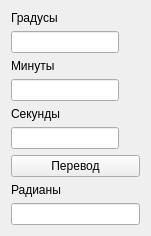
<?xml version="1.0" encoding="UTF-8"?>
<ui version="4.0">
 <class>Degisrad</class>
 <widget class="QMainWindow" name="Degisrad">
  <property name="geometry">
   <rect>
    <x>0</x>
    <y>0</y>
    <width>151</width>
    <height>221</height>
   </rect>
  </property>
  <property name="windowTitle">
   <string>DegToRad</string>
  </property>
  <widget class="QWidget" name="centralWidget">
   <layout class="QVBoxLayout" name="verticalLayout">
    <item>
     <widget class="QLabel" name="label">
      <property name="text">
       <string>Градусы</string>
      </property>
     </widget>
    </item>
    <item>
     <widget class="QLineEdit" name="line_deg">
      <property name="sizePolicy">
       <sizepolicy hsizetype="Fixed" vsizetype="Fixed">
        <horstretch>0</horstretch>
        <verstretch>0</verstretch>
       </sizepolicy>
      </property>
      <property name="maxLength">
       <number>1024</number>
      </property>
     </widget>
    </item>
    <item>
     <widget class="QLabel" name="label_3">
      <property name="text">
       <string>Минуты</string>
      </property>
     </widget>
    </item>
    <item>
     <widget class="QLineEdit" name="line_min">
      <property name="sizePolicy">
       <sizepolicy hsizetype="Fixed" vsizetype="Fixed">
        <horstretch>0</horstretch>
        <verstretch>0</verstretch>
       </sizepolicy>
      </property>
      <property name="maxLength">
       <number>1024</number>
      </property>
     </widget>
    </item>
    <item>
     <widget class="QLabel" name="label_4">
      <property name="text">
       <string>Секунды</string>
      </property>
     </widget>
    </item>
    <item>
     <widget class="QLineEdit" name="line_sec">
      <property name="sizePolicy">
       <sizepolicy hsizetype="Fixed" vsizetype="Fixed">
        <horstretch>0</horstretch>
        <verstretch>0</verstretch>
       </sizepolicy>
      </property>
      <property name="maximumSize">
       <size>
        <width>16777215</width>
        <height>16777215</height>
       </size>
      </property>
      <property name="maxLength">
       <number>1024</number>
      </property>
     </widget>
    </item>
    <item>
     <widget class="QPushButton" name="btn_do">
      <property name="text">
       <string>Перевод</string>
      </property>
     </widget>
    </item>
    <item>
     <widget class="QLabel" name="label_2">
      <property name="text">
       <string>Радианы</string>
      </property>
     </widget>
    </item>
    <item>
     <widget class="QLineEdit" name="line_rad">
      <property name="text">
       <string/>
      </property>
     </widget>
    </item>
   </layout>
  </widget>
 </widget>
 <layoutdefault spacing="6" margin="11"/>
 <tabstops>
  <tabstop>line_rad</tabstop>
  <tabstop>btn_do</tabstop>
 </tabstops>
 <resources/>
 <connections/>
</ui>
